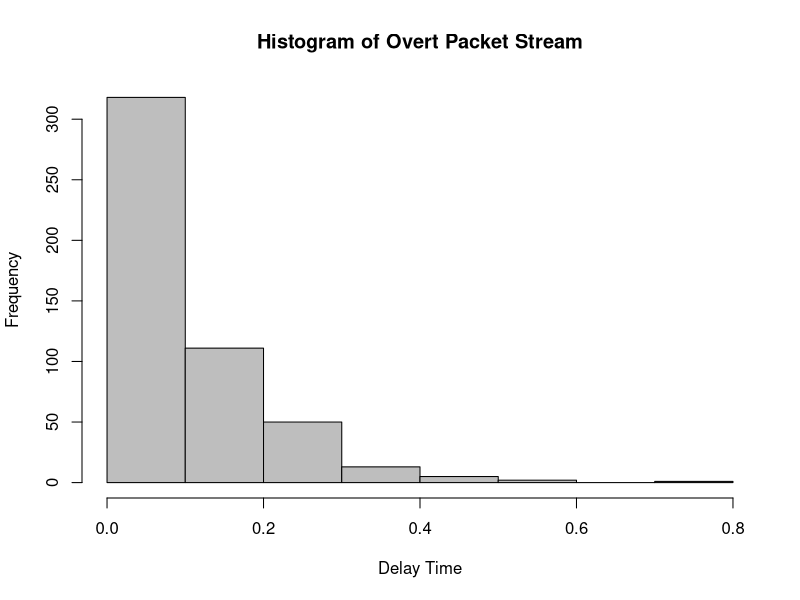
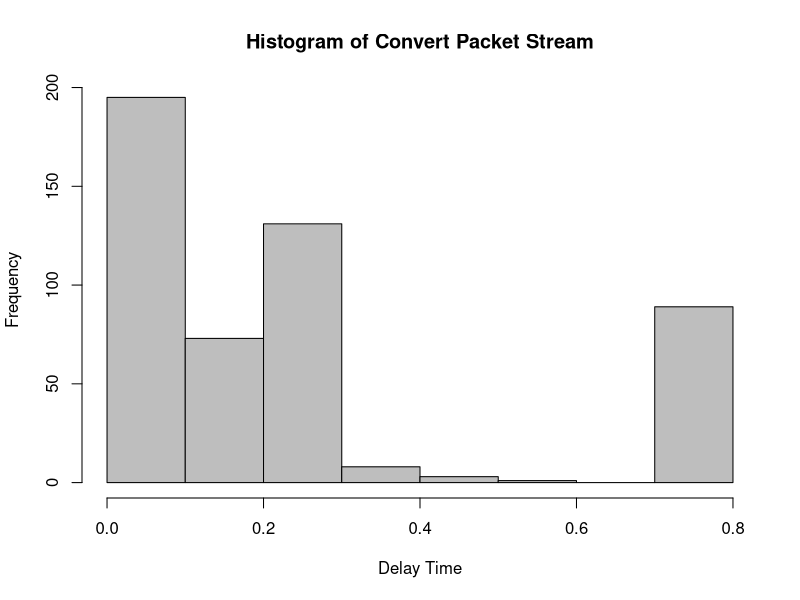
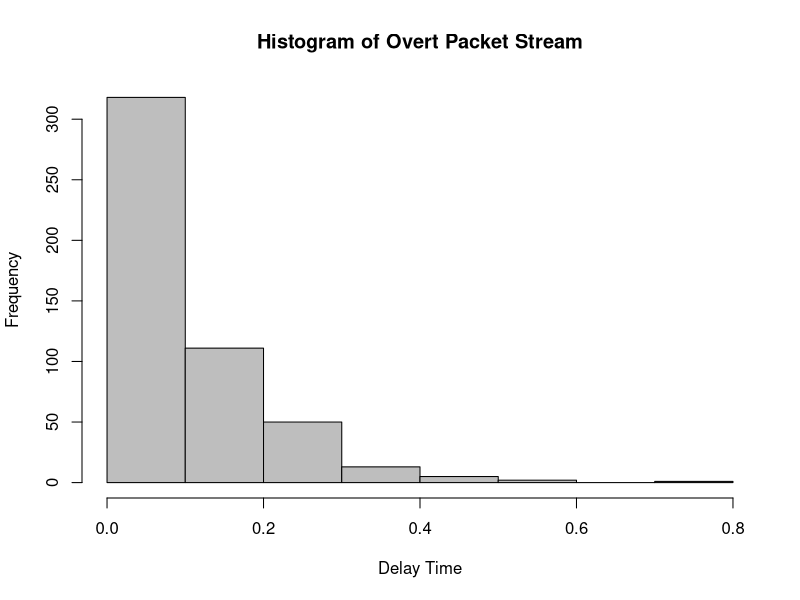
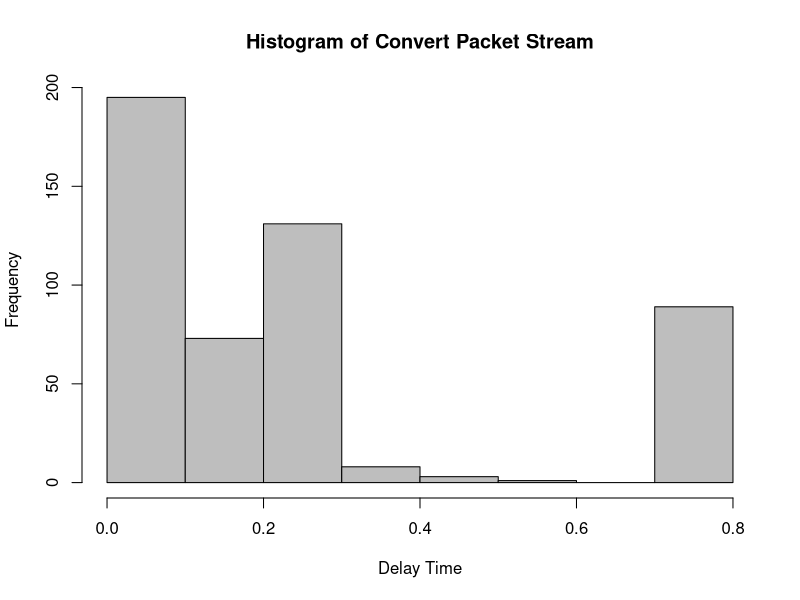
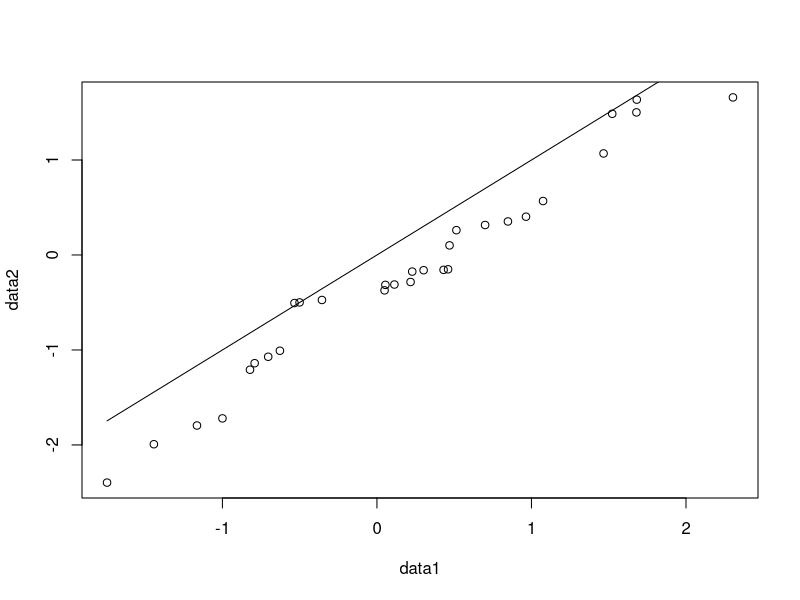
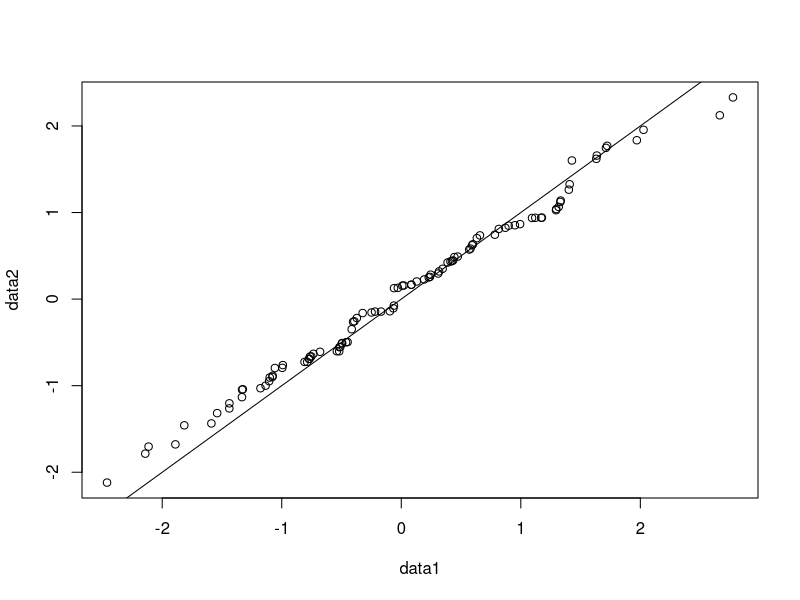
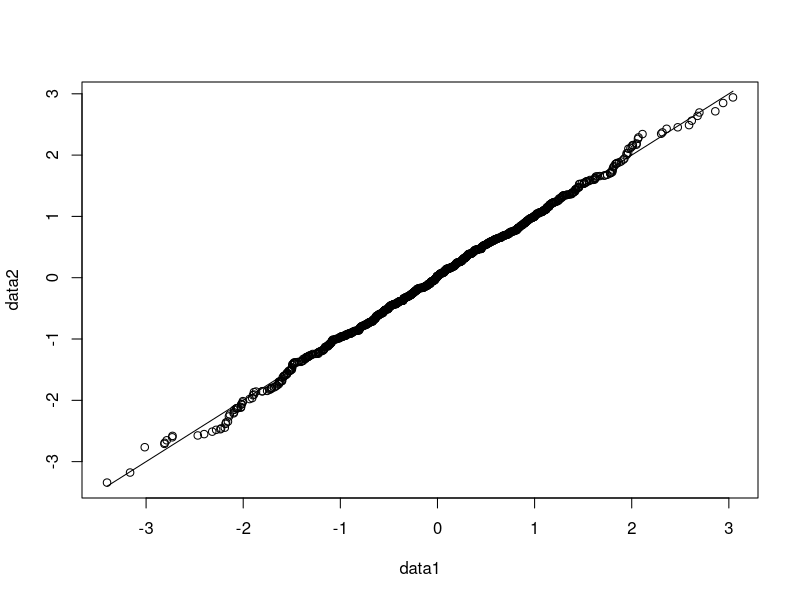
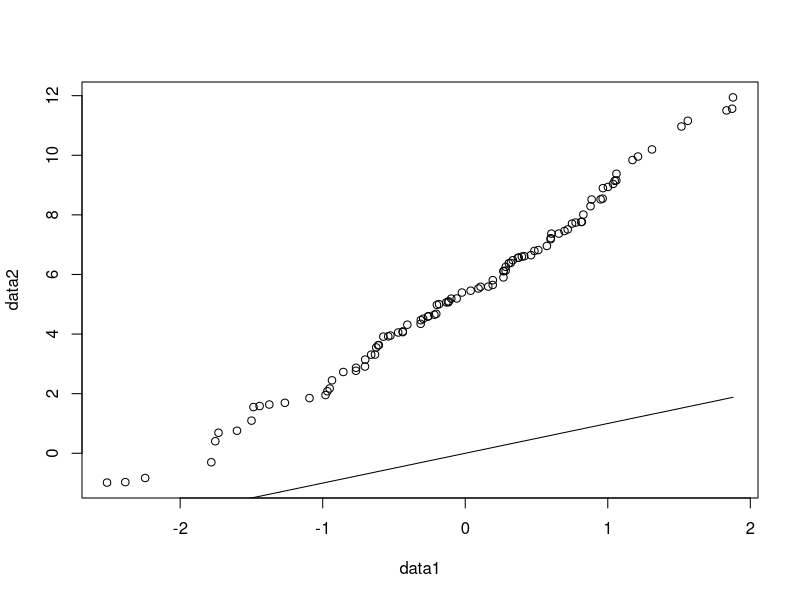

Source code (R) for these figures, in order: (Note: this script raises an error after producing the figures.)
## ---- chunk 1
knitr::opts_chunk$set(echo = TRUE)
## ---- chunk 2
Traffic_data_orig <- read.csv("Traffic_data_orig.csv", header=TRUE)
message <- "this is a secret message"
raw <- charToRaw(message)
time = Traffic_data_orig$Time
num = as.integer(rawToBits(raw))

delays = numeric(length(time) - 1)
for (i in (1:(length(time) - 1))) {
  delays[i] = time[i+1] - time[i]
}

index = 1
bitlen = length(raw)*8
encrpt <- numeric(length(raw)*8)
for (i in (0:(length(raw)-1))) {
  for (j in 1:8) {
    if (num[i*8+j] == 0) {
      encrpt[index] = 0.25
    }
    else {
      encrpt[index] = 0.75
    }
    index = index+1
    j = j-1
  }
}

delays2 = delays
for (i in (1:bitlen)) {
  delays2[i] = encrpt[i]
}
## ---- chunk 3
hist(delays, col='grey', xlab = 'Delay Time', 
     main = 'Histogram of Overt Packet Stream')
hist(delays2, col='grey', xlab = 'Delay Time', 
     main = 'Histogram of Convert Packet Stream')
## ---- chunk 4
Traffic_data_orig <- read.csv("Traffic_data_orig.csv", header=TRUE)
message <- "this is a secret message"
raw <- charToRaw(message)
time = Traffic_data_orig$Time
num = as.integer(rawToBits(raw))
delays = numeric(length(time) - 1)
for (i in (1:(length(time) - 1))) {
  delays[i] = time[i+1] - time[i]
}
m = median(delays)
max = max(delays)
min = min(delays)

index = 1
bitlen = length(raw)*8
encrpt <- numeric(length(raw)*8)
for (i in (0:(length(raw)-1))) {
  for (j in 1:8) {
    if (num[i * 8 + j] == 0) {
      encrpt[index] = runif(1, min, m)
    }
    else {
      encrpt[index] = runif(1, m, max)
    }
    index = index + 1
    j = j - 1
  }
}

delays3 = delays
for (i in (1:bitlen)) {
  delays3[i] = encrpt[i]
}
## ---- chunk 5
hist(delays, col='grey', xlab = 'Delay Time', 
     main = 'Histogram of Overt Packet Stream')
hist(delays2, col='grey', xlab = 'Delay Time', 
     main = 'Histogram of Convert Packet Stream')
## ---- chunk 6
data1 <- rnorm(30)
data2 <- rnorm(30)
qqplot(data1, data2)
lines(data1, data1, type = 'l')
## ---- chunk 7
data1 <- rnorm(100)
data2 <- rnorm(100)
qqplot(data1, data2)
lines(data1, data1, type = 'l')
data1 <- rnorm(1000)
data2 <- rnorm(1000)
qqplot(data1, data2)
lines(data1, data1, type = 'l')
## ---- chunk 8
data1 <- rnorm(100)
data2 <- rnorm(100, mean = 5, sd = 3)
qqplot(data1, data2)
lines(data1, data1, type = 'l')
## ---- chunk 9
data1 <- rexp(100)
data2 <- rexp(100)
qqplot(data1, data2)
lines(data1, data1, type = 'l')
data1 <- rexp(1000)
data2 <- rexp(1000)
qqplot(data1, data2)
lines(data1, data1, type = 'l')
## ---- chunk 10
data1 <- rnorm(100)
data2 <- rexp(100)
qqplot(data1, data2)
lines(data1, data1, type = 'l')
data1 <- rnorm(500)
data2 <- rexp(500)
qqplot(data1, data2)
lines(data1, data1, type = 'l')
## ---- chunk 11
qqplot(delays, delays2)
lines(delays, delays, type = 'l')
## ---- chunk 12
qqplot(delays, delays3)
lines(delays, delays, type = "l")
## ---- chunk 13
Traffic_data_orig <- read.csv("Traffic_data_orig.csv", header=TRUE)
message <- "this is a secret message"
raw <- charToRaw(message)
time = Traffic_data_orig$Time
num = as.integer(rawToBits(raw))
delays = numeric(length(time) - 1)
for (i in (1:(length(time) - 1))) {
  delays[i] = time[i+1] - time[i]
}
m = median(delays)
max = max(delays)
min = min(delays)

index = 1
bitlen = length(raw)*8
encrpt <- numeric(length(raw)*8)
for (i in (0:(length(raw)-1))) {
  for (j in 1:8) {
    if (num[i * 8 + j] == 0) {
      encrpt[index] = sample(delays[which(delays >= min && delays <= m)])[1]
    }
    else {
      encrpt[index] = sample(delays[which(delays >= m && delays <= max)])[1]
    }
    index = index + 1
    j = j - 1
  }
}

delays4 = delays
for (i in (1:bitlen)) {
  delays4[i] = encrpt[i]
}
qqplot(delays, delays4)
lines(delays, delays, type = 'l')
## ---- chunk 14
generateMessage <- function (len) {
  message <- numeric(len)
  for (i in (1:len)){
    message[i] = sample(c(0,1), 1)
  }
  return(message)
}

generateTime <- function(ipd, len) {
  time <- numeric(len)
  time[1] = 0
  for (i in (2:len)){
    time[i] = time[i-1] + ipd[i-1]
  }
  return(time)
}

#generateProb <- function () {
  bufferSize = 20
  ipd <- rexp(50)
  ipd2 <- rexp(50)
  ipdTime <- generateTime(ipd, 51)
  min = min(ipd)
  max = max(ipd)
  med = median(ipd)
  m <- c(16,32)
  bufferNum <- c(2,6,10,14,18)
  count = 0
  underflow = 0
  overflow = 0
  for (index in (1:2)) {
    len = m[index]
    message <- generateMessage(len) # generate a message
  
    for (j in (1:5)) {
      mi = 1
      i = bufferNum[j]
      bufferSize = bufferSize - i
      tempTime = ipdTime[i] # buffer i packets
      # modify and send it
      
      
      count = count + 1
    }
  }
  #return(c(underflow/count,overflow/count))
#}
#generateProb()
